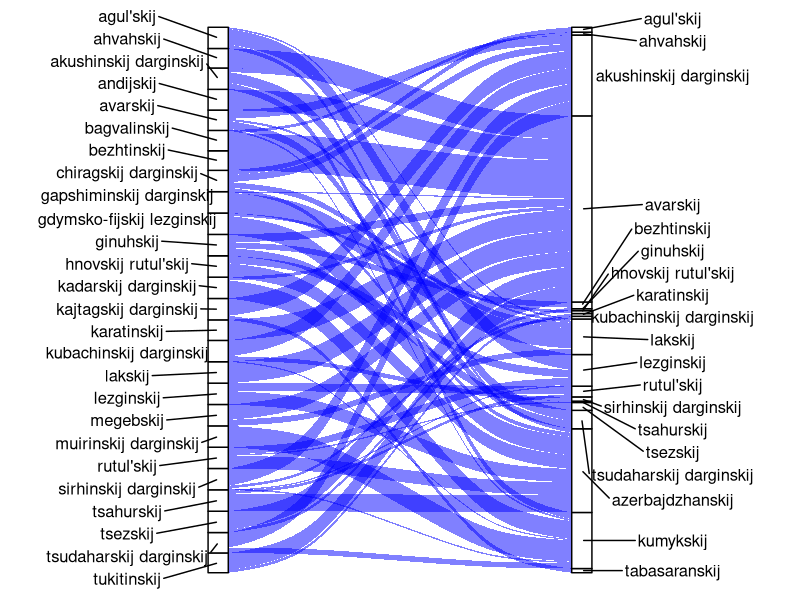
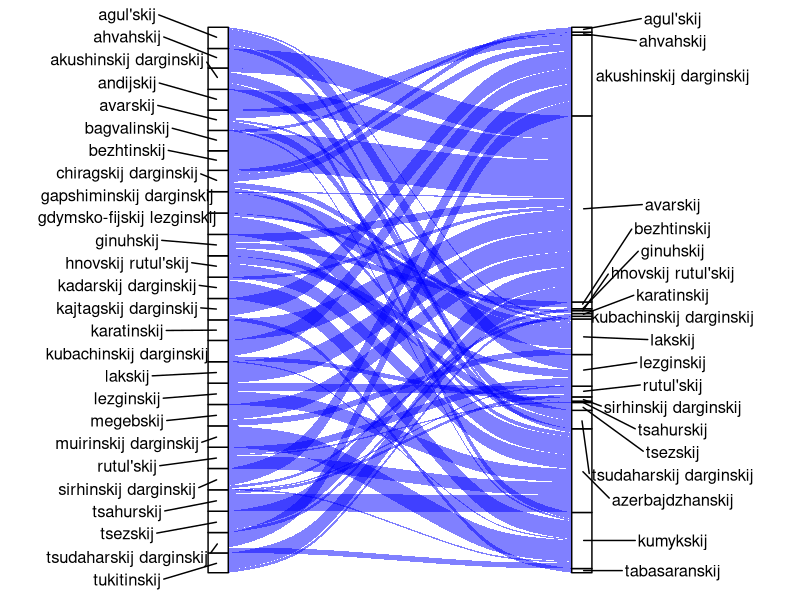

The R script that drew these images, in order:
library(tidyverse)
library(ggalluvial)
library(ggrepel)

theme_set(theme_void())

data <- read.csv('data/edges.csv')

data %>%
  filter(weight > 0) %>%
  group_by(source) %>%
  mutate(source_count = n()) %>%
  filter(weight > 0) %>%
  mutate(source = factor(source),
         target = factor(target)) %>%
  ggplot(aes(axis1 = source, axis2 = target, y = weight)) +
  geom_alluvium(fill = "blue", width = 1/18) +
  geom_stratum(width=1/18) +
  geom_text_repel(stat = 'stratum', aes(label = ifelse(after_stat(x) == 1, as.character(after_stat(stratum)), NA)), 
                  size = 4.2, direction = "y", nudge_x = -.25) +
  geom_text_repel(stat = 'stratum', aes(label = ifelse(after_stat(x) == 2, as.character(after_stat(stratum)), NA)), 
                  size = 4.2, direction = "y", nudge_x = .25) +
  scale_x_discrete(limits = c('source', 'target')) +
  theme(legend.position = 'none')

ggsave('figures/Fig1.pdf')
